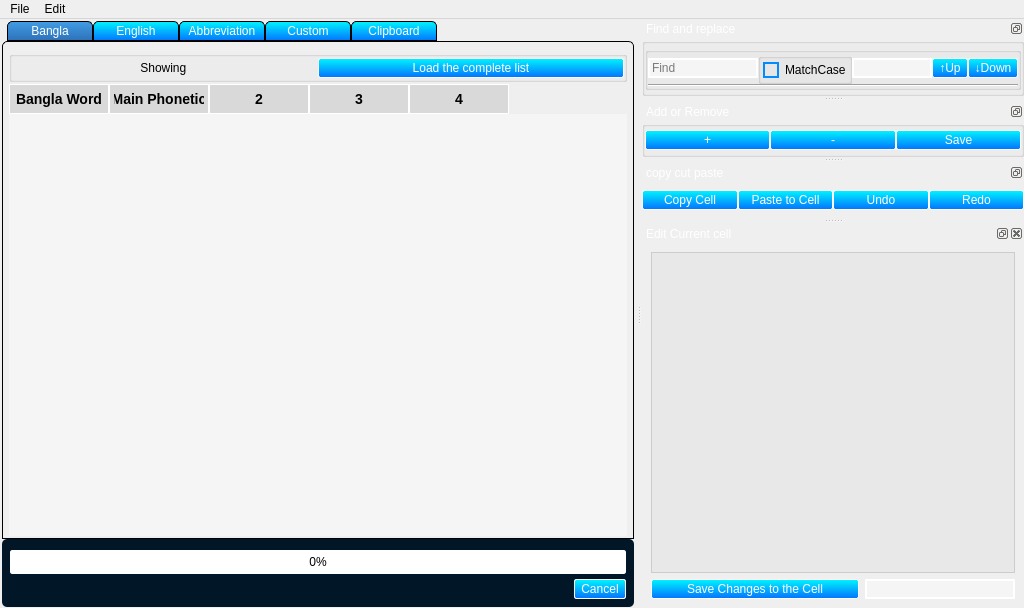
<?xml version="1.0" encoding="UTF-8"?>
<ui version="4.0">
 <class>MainWindow</class>
 <widget class="QMainWindow" name="MainWindow">
  <property name="geometry">
   <rect>
    <x>0</x>
    <y>0</y>
    <width>1024</width>
    <height>608</height>
   </rect>
  </property>
  <property name="windowTitle">
   <string>Word manager</string>
  </property>
  <property name="styleSheet">
   <string notr="true">QTableWidget {
    background-color: rgb(1, 22, 39);
    selection-background-color: rgb(188, 243, 255);
	color:rgb(255, 255, 255);
	gridline-color:#00695C;
	font: 57 12pt &quot;Hind Siliguri Medium&quot;;
}
QTableWidget::item {
    color: black;
}
QTableWidget::item:hover {
    background-color: #6eb5d5;
    color: white;
}
QTabWidget::pane {
    border: 1px solid #000000;
    border-top-left-radius: 5px;
    border-top-right-radius: 5px;
}
QTabWidget::tab-bar {
    left: 5px;
}

QTabBar::tab {
	background-color:qlineargradient(spread:pad, x1:1, y1:0, x2:1, y2:1, stop:0 rgba(0, 244, 255, 255), stop:1 rgba(3, 115, 255, 255));
    border: 1px solid #000000;
    border-top-left-radius: 5px;
    border-top-right-radius: 5px;
    min-width: 80px;
    padding: 2px;
	color:white
}

QTabBar::tab:selected {
    background-color: QLinearGradient( x1: 0, y1: 0, x2: 0, y2: 1, stop: 0 #429de3, stop: 1 #2d70b8);
	color: rgb(255, 255, 255);
}

QTabBar::tab:hover {
	 background-color: qlineargradient(spread:pad, x1:0.505636, y1:0.221, x2:0.431818, y2:1, stop:0 rgba(89, 255, 255, 255), stop:1 rgba(60, 138, 255, 255));
color:black;
}
QLineEdit {  
	background-color: #f5f5f5;
    color: black;
    border: 2px solid white;
	font: 57 14pt &quot;Hind Siliguri Medium&quot;;
}
QLineEdit:focus {
    border: 2px solid #00bfff;
}
QLineEdit:hover {
	background-color: rgb(224, 237, 244);
}
QHeaderView::section {
	background-color: rgb(105, 171, 216);
    color: white;
    padding-left: 4px;
    border: 1px solid #ffffff;
}
QHeaderView::section:checked {
    background-color: #429de3;
    color: white;
}

QDockWidget {
	background-color: rgb(105, 171, 216);
    color: white;
    font-size: 12px;
    border: 2px solid white;
}

QScrollBar::handle:vertical { 
	background-color: rgb(0, 255, 0);
}

QScrollBar::handle:vertical:pressed {

  background: rgba(0, 0, 0, 0.8);
  border-radius: 6px;
}

QPushButton{
 padding-top:2px;
padding-bottom:2px;
 padding-left:6px;
padding-right:6px;
	font: 10pt &quot;MS Shell Dlg 2l&quot;;
background-color:qlineargradient(spread:pad, x1:1, y1:0, x2:1, y2:1, stop:0 rgba(0, 244, 255, 255), stop:1 rgba(3, 115, 255, 255));

border:1px solid rgb(253, 254, 254);
	color: rgb(255, 255, 255);
border-radius:2px;
}
QPushButton:hover{
color: qlineargradient(spread:pad, x1:0, y1:0, x2:1, y2:1, stop:0 rgba(63, 63, 63, 255), stop:1 rgba(33, 33, 33, 255));
 background-color: qlineargradient(spread:pad, x1:0.505636, y1:0.221, x2:0.431818, y2:1, stop:0 rgba(89, 255, 255, 255), stop:1 rgba(60, 138, 255, 255));

}
QPushButton:pressed{
background-color: qlineargradient(spread:pad, x1:0.767, y1:1, x2:1, y2:0, stop:0 rgba(0, 244, 255, 255), stop:1 rgba(3, 115, 255, 255));
}




QTableWidget {
    background-color: #f5f5f5;
    alternate-background-color: #e6e6e6;
    gridline-color: #cccccc;
    border: none;
    selection-background-color: #cceeff;
    selection-color: #000000;
   	font: 57 12pt &quot;Hind Siliguri Medium&quot;;
}

QHeaderView::section {
    background-color: #d9d9d9;
    color: #000000;
    font-size: 14px;
    font-weight: bold;
    padding: 4px;
}

QTableWidget::item:selected {
    background-color: #cceeff;
    color: #000000;
}





</string>
  </property>
  <widget class="QWidget" name="centralwidget">
   <layout class="QGridLayout" name="gridLayout">
    <property name="leftMargin">
     <number>2</number>
    </property>
    <property name="topMargin">
     <number>2</number>
    </property>
    <property name="rightMargin">
     <number>2</number>
    </property>
    <property name="bottomMargin">
     <number>1</number>
    </property>
    <property name="horizontalSpacing">
     <number>4</number>
    </property>
    <property name="verticalSpacing">
     <number>0</number>
    </property>
    <item row="1" column="0">
     <widget class="QGroupBox" name="ProgressGroupBox">
      <property name="styleSheet">
       <string notr="true">QGroupBox{
background-color: rgb(1, 22, 39);
border-radius:5px;
}
QPushButton{
 padding-top:2px;
padding-bottom:2px;
 padding-left:6px;
padding-right:6px;
	font: 10pt &quot;MS Shell Dlg 2l&quot;;
background-color:qlineargradient(spread:pad, x1:1, y1:0, x2:1, y2:1, stop:0 rgba(0, 244, 255, 255), stop:1 rgba(3, 115, 255, 255));

border:1px solid rgb(253, 254, 254);
	color: rgb(255, 255, 255);
border-radius:2px;
}
QPushButton:hover{
color: qlineargradient(spread:pad, x1:0, y1:0, x2:1, y2:1, stop:0 rgba(63, 63, 63, 255), stop:1 rgba(33, 33, 33, 255));
 background-color: qlineargradient(spread:pad, x1:0.505636, y1:0.221, x2:0.431818, y2:1, stop:0 rgba(89, 255, 255, 255), stop:1 rgba(60, 138, 255, 255));

}
QPushButton:pressed{
background-color: qlineargradient(spread:pad, x1:0.767, y1:1, x2:1, y2:0, stop:0 rgba(0, 244, 255, 255), stop:1 rgba(3, 115, 255, 255));
}</string>
      </property>
      <property name="title">
       <string/>
      </property>
      <layout class="QGridLayout" name="gridLayout_9">
       <property name="leftMargin">
        <number>5</number>
       </property>
       <property name="topMargin">
        <number>5</number>
       </property>
       <property name="rightMargin">
        <number>5</number>
       </property>
       <property name="bottomMargin">
        <number>5</number>
       </property>
       <property name="spacing">
        <number>5</number>
       </property>
       <item row="1" column="2">
        <widget class="QPushButton" name="CancelPushButton">
         <property name="enabled">
          <bool>false</bool>
         </property>
         <property name="text">
          <string>Cancel</string>
         </property>
        </widget>
       </item>
       <item row="1" column="1">
        <spacer name="horizontalSpacer">
         <property name="orientation">
          <enum>Qt::Horizontal</enum>
         </property>
         <property name="sizeHint" stdset="0">
          <size>
           <width>40</width>
           <height>20</height>
          </size>
         </property>
        </spacer>
       </item>
       <item row="1" column="0">
        <widget class="QLabel" name="Progresslabel">
         <property name="styleSheet">
          <string notr="true">color: rgb(255, 255, 255);
font: 57 9pt &quot;Hind Siliguri Medium&quot;, &quot;Kalpurush&quot;;
</string>
         </property>
         <property name="text">
          <string/>
         </property>
        </widget>
       </item>
       <item row="0" column="0" colspan="3">
        <widget class="QProgressBar" name="progressBar">
         <property name="styleSheet">
          <string notr="true">QProgressBar{
	border:1px solid white;
	border-radius: 2px;
	color: Black;
}
QProgressBar::chunk {
	background-color: qlineargradient(spread:pad, x1:0, y1:0, x2:0, y2:1, stop:0 rgba(0, 242, 255, 255), stop:1 rgba(27, 126, 255, 255));
	border-radius :6px;
}
</string>
         </property>
         <property name="value">
          <number>0</number>
         </property>
         <property name="alignment">
          <set>Qt::AlignCenter</set>
         </property>
        </widget>
       </item>
      </layout>
     </widget>
    </item>
    <item row="0" column="0">
     <widget class="QTabWidget" name="tabWidget">
      <property name="enabled">
       <bool>true</bool>
      </property>
      <property name="styleSheet">
       <string notr="true"/>
      </property>
      <property name="currentIndex">
       <number>0</number>
      </property>
      <widget class="QWidget" name="tab">
       <attribute name="title">
        <string>Bangla</string>
       </attribute>
       <layout class="QGridLayout" name="gridLayout_2">
        <property name="leftMargin">
         <number>6</number>
        </property>
        <property name="topMargin">
         <number>9</number>
        </property>
        <property name="rightMargin">
         <number>6</number>
        </property>
        <property name="bottomMargin">
         <number>2</number>
        </property>
        <property name="spacing">
         <number>2</number>
        </property>
        <item row="2" column="0" colspan="2">
         <widget class="QTableWidget" name="tableWidget">
          <property name="enabled">
           <bool>true</bool>
          </property>
          <property name="accessibleName">
           <string notr="true"/>
          </property>
          <property name="styleSheet">
           <string notr="true"/>
          </property>
          <column>
           <property name="text">
            <string>Bangla Word</string>
           </property>
          </column>
          <column>
           <property name="text">
            <string>Main Phonetic</string>
           </property>
          </column>
          <column>
           <property name="text">
            <string>2</string>
           </property>
          </column>
          <column>
           <property name="text">
            <string>3</string>
           </property>
          </column>
          <column>
           <property name="text">
            <string>4</string>
           </property>
          </column>
         </widget>
        </item>
        <item row="1" column="0" colspan="2">
         <widget class="QGroupBox" name="groupBox_6">
          <property name="minimumSize">
           <size>
            <width>0</width>
            <height>28</height>
           </size>
          </property>
          <property name="title">
           <string/>
          </property>
          <layout class="QHBoxLayout" name="horizontalLayout_4">
           <property name="spacing">
            <number>0</number>
           </property>
           <property name="leftMargin">
            <number>0</number>
           </property>
           <property name="topMargin">
            <number>0</number>
           </property>
           <property name="rightMargin">
            <number>0</number>
           </property>
           <property name="bottomMargin">
            <number>0</number>
           </property>
           <item>
            <widget class="QLabel" name="banglaLabel">
             <property name="text">
              <string>Showing </string>
             </property>
             <property name="alignment">
              <set>Qt::AlignCenter</set>
             </property>
            </widget>
           </item>
           <item>
            <widget class="QPushButton" name="LoadBanglaListPushBtn">
             <property name="text">
              <string>Load the complete list</string>
             </property>
            </widget>
           </item>
          </layout>
         </widget>
        </item>
       </layout>
      </widget>
      <widget class="QWidget" name="tab_2">
       <attribute name="title">
        <string>English</string>
       </attribute>
       <layout class="QGridLayout" name="gridLayout_3">
        <item row="1" column="0">
         <widget class="QTableWidget" name="EnglishTableWidget">
          <column>
           <property name="text">
            <string>Words</string>
           </property>
          </column>
          <column>
           <property name="text">
            <string>Abbreviation</string>
           </property>
          </column>
          <column>
           <property name="text">
            <string>2</string>
           </property>
          </column>
          <column>
           <property name="text">
            <string>3</string>
           </property>
          </column>
          <column>
           <property name="text">
            <string>4</string>
           </property>
          </column>
         </widget>
        </item>
        <item row="0" column="0">
         <widget class="QGroupBox" name="groupBox_7">
          <property name="minimumSize">
           <size>
            <width>0</width>
            <height>17</height>
           </size>
          </property>
          <property name="title">
           <string/>
          </property>
          <layout class="QHBoxLayout" name="horizontalLayout_5">
           <property name="spacing">
            <number>0</number>
           </property>
           <property name="leftMargin">
            <number>0</number>
           </property>
           <property name="topMargin">
            <number>0</number>
           </property>
           <property name="rightMargin">
            <number>0</number>
           </property>
           <property name="bottomMargin">
            <number>0</number>
           </property>
           <item>
            <widget class="QLabel" name="EnglishLabel">
             <property name="text">
              <string/>
             </property>
            </widget>
           </item>
           <item>
            <widget class="QPushButton" name="LoadEnglishPushButton">
             <property name="text">
              <string>Load the complete list</string>
             </property>
            </widget>
           </item>
          </layout>
         </widget>
        </item>
       </layout>
      </widget>
      <widget class="QWidget" name="tab_3">
       <attribute name="title">
        <string>Abbreviation</string>
       </attribute>
       <layout class="QGridLayout" name="gridLayout_4">
        <item row="1" column="0" colspan="3">
         <widget class="QTableWidget" name="tableWidget_3">
          <column>
           <property name="text">
            <string>Abbreviations</string>
           </property>
          </column>
          <column>
           <property name="text">
            <string>Full Versions</string>
           </property>
          </column>
         </widget>
        </item>
       </layout>
      </widget>
      <widget class="QWidget" name="tab_5">
       <attribute name="title">
        <string>Custom</string>
       </attribute>
       <layout class="QGridLayout" name="gridLayout_10">
        <item row="0" column="0">
         <widget class="QTableWidget" name="CustomTableWidget">
          <column>
           <property name="text">
            <string>Custom</string>
           </property>
          </column>
         </widget>
        </item>
       </layout>
      </widget>
      <widget class="QWidget" name="tab_6">
       <attribute name="title">
        <string>Clipboard</string>
       </attribute>
       <layout class="QGridLayout" name="gridLayout_11">
        <item row="0" column="0">
         <widget class="QTableWidget" name="ClipBoardtableWidget">
          <column>
           <property name="text">
            <string>Time</string>
           </property>
          </column>
          <column>
           <property name="text">
            <string>Content</string>
           </property>
          </column>
         </widget>
        </item>
       </layout>
      </widget>
     </widget>
    </item>
   </layout>
  </widget>
  <widget class="QMenuBar" name="menuBar">
   <property name="geometry">
    <rect>
     <x>0</x>
     <y>0</y>
     <width>1024</width>
     <height>21</height>
    </rect>
   </property>
   <widget class="QMenu" name="menuFile">
    <property name="title">
     <string>File</string>
    </property>
    <addaction name="actionOpen"/>
    <addaction name="actionSave"/>
    <addaction name="actionSave_as"/>
   </widget>
   <widget class="QMenu" name="menuEdit">
    <property name="title">
     <string>Edit</string>
    </property>
    <addaction name="actionUndo"/>
    <addaction name="actionRedo"/>
    <addaction name="actionAdd"/>
    <addaction name="actionRemove"/>
    <addaction name="actionShowTextEditor"/>
    <addaction name="actionClear_Undo_List"/>
    <addaction name="actionTestBanglishAlgo"/>
   </widget>
   <addaction name="menuFile"/>
   <addaction name="menuEdit"/>
  </widget>
  <widget class="QDockWidget" name="dockWidget">
   <property name="minimumSize">
    <size>
     <width>304</width>
     <height>72</height>
    </size>
   </property>
   <property name="maximumSize">
    <size>
     <width>524287</width>
     <height>77</height>
    </size>
   </property>
   <property name="features">
    <set>QDockWidget::DockWidgetFloatable|QDockWidget::DockWidgetMovable</set>
   </property>
   <property name="windowTitle">
    <string>Find and replace</string>
   </property>
   <attribute name="dockWidgetArea">
    <number>2</number>
   </attribute>
   <widget class="QWidget" name="dockWidgetContents">
    <layout class="QVBoxLayout" name="verticalLayout_2">
     <property name="leftMargin">
      <number>0</number>
     </property>
     <property name="topMargin">
      <number>0</number>
     </property>
     <property name="rightMargin">
      <number>0</number>
     </property>
     <property name="bottomMargin">
      <number>0</number>
     </property>
     <item>
      <widget class="QGroupBox" name="groupBox_2">
       <property name="maximumSize">
        <size>
         <width>16777215</width>
         <height>1000</height>
        </size>
       </property>
       <property name="title">
        <string/>
       </property>
       <layout class="QGridLayout" name="gridLayout_7">
        <property name="leftMargin">
         <number>0</number>
        </property>
        <property name="topMargin">
         <number>0</number>
        </property>
        <property name="rightMargin">
         <number>0</number>
        </property>
        <property name="bottomMargin">
         <number>0</number>
        </property>
        <property name="spacing">
         <number>0</number>
        </property>
        <item row="0" column="0">
         <widget class="QGroupBox" name="groupBox">
          <property name="maximumSize">
           <size>
            <width>16777215</width>
            <height>200</height>
           </size>
          </property>
          <property name="title">
           <string/>
          </property>
          <layout class="QGridLayout" name="gridLayout_5">
           <property name="leftMargin">
            <number>0</number>
           </property>
           <property name="topMargin">
            <number>0</number>
           </property>
           <property name="rightMargin">
            <number>0</number>
           </property>
           <property name="bottomMargin">
            <number>0</number>
           </property>
           <property name="spacing">
            <number>0</number>
           </property>
           <item row="0" column="1">
            <widget class="QGroupBox" name="groupBox_4">
             <property name="minimumSize">
              <size>
               <width>85</width>
               <height>0</height>
              </size>
             </property>
             <property name="title">
              <string/>
             </property>
             <layout class="QVBoxLayout" name="verticalLayout_3">
              <property name="spacing">
               <number>0</number>
              </property>
              <property name="leftMargin">
               <number>2</number>
              </property>
              <property name="topMargin">
               <number>0</number>
              </property>
              <property name="rightMargin">
               <number>2</number>
              </property>
              <property name="bottomMargin">
               <number>0</number>
              </property>
              <item>
               <widget class="QCheckBox" name="MatchCaseCheckBox">
                <property name="minimumSize">
                 <size>
                  <width>0</width>
                  <height>18</height>
                 </size>
                </property>
                <property name="styleSheet">
                 <string notr="true">QCheckBox {
 background: transparent;
}

QCheckBox:disabled {
  background-color: #d3d3d3;
  border: 1px solid #808080;
  color: #808080;
}

QCheckBox::indicator {
  width: 12px;
  height: 12px;
	border: 2px solid rgb(2, 139, 255);
}

QCheckBox::indicator:unchecked {
  image: url(:/images/unchecked.png);
}

QCheckBox::indicator:unchecked:hover {
  image: url(:/images/unchecked_hover.png);
	background-color: rgb(0, 227, 255);
	 width: 14px;
  height: 14px;
}

QCheckBox::indicator:checked {
border: 2px solid green;
 image: url(Tic_seign.png);
}

QCheckBox::indicator:checked:hover {
  image: url(Tic_seign.png);
 width: 14px;
  height: 14px;
}
</string>
                </property>
                <property name="text">
                 <string>MatchCase</string>
                </property>
               </widget>
              </item>
             </layout>
            </widget>
           </item>
           <item row="0" column="0">
            <widget class="QLineEdit" name="lineEdit">
             <property name="minimumSize">
              <size>
               <width>0</width>
               <height>20</height>
              </size>
             </property>
             <property name="styleSheet">
              <string notr="true"/>
             </property>
             <property name="placeholderText">
              <string>Find</string>
             </property>
            </widget>
           </item>
           <item row="0" column="2">
            <widget class="QLineEdit" name="MatchedNumberLineEdit">
             <property name="maximumSize">
              <size>
               <width>80</width>
               <height>16777215</height>
              </size>
             </property>
            </widget>
           </item>
           <item row="0" column="4">
            <widget class="QPushButton" name="DownPushButton">
             <property name="maximumSize">
              <size>
               <width>50</width>
               <height>16777215</height>
              </size>
             </property>
             <property name="text">
              <string>↓Down</string>
             </property>
            </widget>
           </item>
           <item row="0" column="3">
            <widget class="QPushButton" name="UpPushButton">
             <property name="maximumSize">
              <size>
               <width>50</width>
               <height>16777215</height>
              </size>
             </property>
             <property name="text">
              <string>↑Up</string>
             </property>
            </widget>
           </item>
           <item row="1" column="0" colspan="5">
            <widget class="Line" name="line_2">
             <property name="orientation">
              <enum>Qt::Horizontal</enum>
             </property>
            </widget>
           </item>
          </layout>
         </widget>
        </item>
        <item row="0" column="1">
         <widget class="Line" name="line">
          <property name="orientation">
           <enum>Qt::Horizontal</enum>
          </property>
         </widget>
        </item>
       </layout>
      </widget>
     </item>
    </layout>
   </widget>
  </widget>
  <widget class="QDockWidget" name="dockWidget_6">
   <property name="minimumSize">
    <size>
     <width>200</width>
     <height>52</height>
    </size>
   </property>
   <property name="maximumSize">
    <size>
     <width>524287</width>
     <height>55</height>
    </size>
   </property>
   <property name="features">
    <set>QDockWidget::DockWidgetFloatable|QDockWidget::DockWidgetMovable</set>
   </property>
   <property name="windowTitle">
    <string>Add or Remove </string>
   </property>
   <attribute name="dockWidgetArea">
    <number>2</number>
   </attribute>
   <widget class="QWidget" name="dockWidgetContents_6">
    <layout class="QVBoxLayout" name="verticalLayout">
     <property name="spacing">
      <number>0</number>
     </property>
     <property name="leftMargin">
      <number>0</number>
     </property>
     <property name="topMargin">
      <number>0</number>
     </property>
     <property name="rightMargin">
      <number>0</number>
     </property>
     <property name="bottomMargin">
      <number>0</number>
     </property>
     <item>
      <widget class="QGroupBox" name="groupBox_3">
       <property name="title">
        <string/>
       </property>
       <layout class="QHBoxLayout" name="horizontalLayout">
        <property name="spacing">
         <number>0</number>
        </property>
        <property name="leftMargin">
         <number>0</number>
        </property>
        <property name="topMargin">
         <number>0</number>
        </property>
        <property name="rightMargin">
         <number>0</number>
        </property>
        <property name="bottomMargin">
         <number>0</number>
        </property>
        <item>
         <widget class="QPushButton" name="AddPushButton">
          <property name="text">
           <string>+</string>
          </property>
         </widget>
        </item>
        <item>
         <widget class="QPushButton" name="RemovePushButton">
          <property name="styleSheet">
           <string notr="true"/>
          </property>
          <property name="text">
           <string>-</string>
          </property>
         </widget>
        </item>
        <item>
         <widget class="QPushButton" name="SavePushButton">
          <property name="styleSheet">
           <string notr="true"/>
          </property>
          <property name="text">
           <string>Save</string>
          </property>
         </widget>
        </item>
       </layout>
      </widget>
     </item>
    </layout>
   </widget>
  </widget>
  <widget class="QDockWidget" name="dockWidget_8">
   <property name="minimumSize">
    <size>
     <width>296</width>
     <height>55</height>
    </size>
   </property>
   <property name="maximumSize">
    <size>
     <width>524287</width>
     <height>55</height>
    </size>
   </property>
   <property name="styleSheet">
    <string notr="true"/>
   </property>
   <property name="features">
    <set>QDockWidget::DockWidgetFloatable|QDockWidget::DockWidgetMovable</set>
   </property>
   <property name="windowTitle">
    <string>copy cut paste</string>
   </property>
   <attribute name="dockWidgetArea">
    <number>2</number>
   </attribute>
   <widget class="QWidget" name="dockWidgetContents_8">
    <layout class="QHBoxLayout" name="horizontalLayout_2">
     <property name="spacing">
      <number>0</number>
     </property>
     <property name="leftMargin">
      <number>0</number>
     </property>
     <property name="topMargin">
      <number>0</number>
     </property>
     <property name="rightMargin">
      <number>0</number>
     </property>
     <property name="bottomMargin">
      <number>0</number>
     </property>
     <item>
      <widget class="QPushButton" name="CopyPushButton">
       <property name="styleSheet">
        <string notr="true"/>
       </property>
       <property name="text">
        <string>Copy Cell</string>
       </property>
      </widget>
     </item>
     <item>
      <widget class="QPushButton" name="PastePushButton">
       <property name="styleSheet">
        <string notr="true"/>
       </property>
       <property name="text">
        <string>Paste to Cell</string>
       </property>
      </widget>
     </item>
     <item>
      <widget class="QPushButton" name="UndoPushButton">
       <property name="text">
        <string>Undo</string>
       </property>
      </widget>
     </item>
     <item>
      <widget class="QPushButton" name="RedoPushButton">
       <property name="text">
        <string>Redo</string>
       </property>
      </widget>
     </item>
    </layout>
   </widget>
  </widget>
  <widget class="QDockWidget" name="dockWidget_2">
   <property name="windowTitle">
    <string notr="true">Edit Current cell</string>
   </property>
   <attribute name="dockWidgetArea">
    <number>2</number>
   </attribute>
   <widget class="QWidget" name="dockWidgetContents_2">
    <layout class="QGridLayout" name="gridLayout_8">
     <item row="1" column="0">
      <widget class="QPushButton" name="SaveChangesPushButton">
       <property name="text">
        <string>Save Changes to the Cell</string>
       </property>
      </widget>
     </item>
     <item row="1" column="1">
      <widget class="QLineEdit" name="RowColumnLineEdit">
       <property name="maximumSize">
        <size>
         <width>150</width>
         <height>16777215</height>
        </size>
       </property>
       <property name="readOnly">
        <bool>true</bool>
       </property>
      </widget>
     </item>
     <item row="0" column="0" colspan="2">
      <widget class="QPlainTextEdit" name="plainTextEdit">
       <property name="styleSheet">
        <string notr="true">QPlainTextEdit {
  background-color: #fff;
	background-color: rgb(232, 232, 232);
  color: #000;
  font: &quot;SolaimanLipi&quot;;
	font-size: 16px;
  border: 1px solid #ccc;
  padding: 5px;
}

QPlainTextEdit:focus {
  outline: none;
  border: 1px solid #5d9cec;
}

QPlainTextEdit::selection {
  background-color: #5d9cec;
  color: #fff;
}

QPlainTextEdit::cursor {
  width: 2px;
  background-color: #000;
}

QScrollBar:vertical {
  width: 10px;
  background-color: #f2f2f2;
  margin: 0px 0px 0px 0px;
}

QScrollBar::handle:vertical {
  background-color: #5d9cec;
  min-height: 20px;
}

QScrollBar::add-line:vertical {
  height: 0px;
}

QScrollBar::sub-line:vertical {
  height: 0px;
}</string>
       </property>
       <property name="plainText">
        <string/>
       </property>
       <property name="cursorWidth">
        <number>1</number>
       </property>
      </widget>
     </item>
    </layout>
   </widget>
  </widget>
  <action name="actionOpen">
   <property name="text">
    <string>Open</string>
   </property>
  </action>
  <action name="actionUndo">
   <property name="text">
    <string>Undo</string>
   </property>
   <property name="shortcut">
    <string>Ctrl+Z</string>
   </property>
  </action>
  <action name="actionRedo">
   <property name="text">
    <string>Redo</string>
   </property>
   <property name="shortcut">
    <string>Ctrl+Y</string>
   </property>
  </action>
  <action name="actionAdd">
   <property name="text">
    <string>Add</string>
   </property>
  </action>
  <action name="actionRemove">
   <property name="text">
    <string>Remove</string>
   </property>
  </action>
  <action name="actionSave">
   <property name="text">
    <string>Save</string>
   </property>
  </action>
  <action name="actionSave_as">
   <property name="text">
    <string>Save as</string>
   </property>
  </action>
  <action name="actionShowTextEditor">
   <property name="text">
    <string>Text Editor</string>
   </property>
  </action>
  <action name="actionAdd_Words_from_file">
   <property name="text">
    <string>Add Words from file</string>
   </property>
  </action>
  <action name="actionReload">
   <property name="text">
    <string>Reload</string>
   </property>
  </action>
  <action name="actionClear_Undo_List">
   <property name="text">
    <string>Clear Undo List</string>
   </property>
  </action>
  <action name="actionGetUniqueTable">
   <property name="text">
    <string>GetUniqueTable</string>
   </property>
  </action>
  <action name="actionTestBanglishAlgo">
   <property name="text">
    <string>TestBanglishAlgo</string>
   </property>
  </action>
 </widget>
 <resources/>
 <connections/>
</ui>
